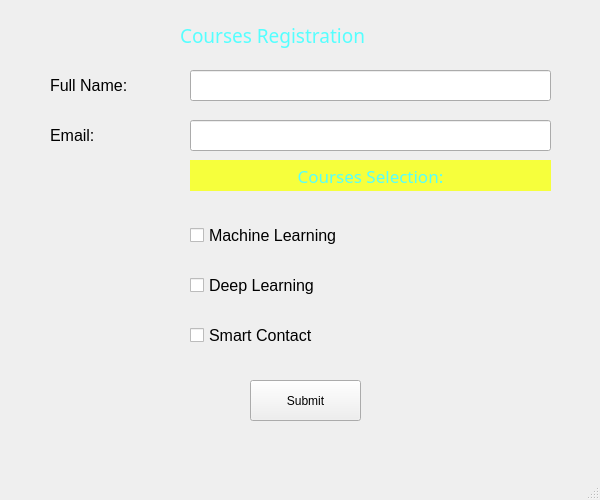
<?xml version="1.0" encoding="UTF-8"?>
<ui version="4.0">
 <class>MainWindow</class>
 <widget class="QMainWindow" name="MainWindow">
  <property name="geometry">
   <rect>
    <x>0</x>
    <y>0</y>
    <width>600</width>
    <height>500</height>
   </rect>
  </property>
  <property name="windowTitle">
   <string>MainWindow</string>
  </property>
  <widget class="QWidget" name="centralwidget">
   <widget class="QLabel" name="label">
    <property name="geometry">
     <rect>
      <x>180</x>
      <y>20</y>
      <width>251</width>
      <height>31</height>
     </rect>
    </property>
    <property name="font">
     <font>
      <family>Poppins Light</family>
      <pointsize>14</pointsize>
      <weight>3</weight>
      <italic>false</italic>
      <bold>false</bold>
     </font>
    </property>
    <property name="styleSheet">
     <string notr="true">color: rgb(85, 255, 255);
font: 25 14pt &quot;Poppins Light&quot;;</string>
    </property>
    <property name="text">
     <string>Courses Registration</string>
    </property>
   </widget>
   <widget class="QLabel" name="label_name">
    <property name="geometry">
     <rect>
      <x>50</x>
      <y>70</y>
      <width>111</width>
      <height>31</height>
     </rect>
    </property>
    <property name="font">
     <font>
      <pointsize>12</pointsize>
     </font>
    </property>
    <property name="text">
     <string>Full Name:</string>
    </property>
   </widget>
   <widget class="QLabel" name="label_email">
    <property name="geometry">
     <rect>
      <x>50</x>
      <y>120</y>
      <width>111</width>
      <height>31</height>
     </rect>
    </property>
    <property name="font">
     <font>
      <pointsize>12</pointsize>
     </font>
    </property>
    <property name="text">
     <string>Email:</string>
    </property>
   </widget>
   <widget class="QLineEdit" name="lineEdit_name">
    <property name="geometry">
     <rect>
      <x>190</x>
      <y>70</y>
      <width>361</width>
      <height>31</height>
     </rect>
    </property>
   </widget>
   <widget class="QLineEdit" name="lineEdit_email">
    <property name="geometry">
     <rect>
      <x>190</x>
      <y>120</y>
      <width>361</width>
      <height>31</height>
     </rect>
    </property>
   </widget>
   <widget class="QLabel" name="label_4">
    <property name="geometry">
     <rect>
      <x>190</x>
      <y>160</y>
      <width>361</width>
      <height>31</height>
     </rect>
    </property>
    <property name="font">
     <font>
      <family>Poppins Light</family>
      <pointsize>13</pointsize>
      <weight>3</weight>
      <italic>false</italic>
      <bold>false</bold>
     </font>
    </property>
    <property name="styleSheet">
     <string notr="true">color: rgb(85, 255, 255);
font: 25 13pt &quot;Poppins Light&quot;;
background-color: rgb(246, 255, 60);</string>
    </property>
    <property name="text">
     <string>Courses Selection:</string>
    </property>
    <property name="alignment">
     <set>Qt::AlignCenter</set>
    </property>
   </widget>
   <widget class="QCheckBox" name="checkBox_ml">
    <property name="geometry">
     <rect>
      <x>190</x>
      <y>220</y>
      <width>361</width>
      <height>31</height>
     </rect>
    </property>
    <property name="font">
     <font>
      <pointsize>12</pointsize>
     </font>
    </property>
    <property name="text">
     <string>Machine Learning</string>
    </property>
   </widget>
   <widget class="QCheckBox" name="checkBox_dl">
    <property name="geometry">
     <rect>
      <x>190</x>
      <y>270</y>
      <width>361</width>
      <height>31</height>
     </rect>
    </property>
    <property name="font">
     <font>
      <pointsize>12</pointsize>
     </font>
    </property>
    <property name="text">
     <string>Deep Learning</string>
    </property>
   </widget>
   <widget class="QCheckBox" name="checkBox_sc">
    <property name="geometry">
     <rect>
      <x>190</x>
      <y>320</y>
      <width>361</width>
      <height>31</height>
     </rect>
    </property>
    <property name="font">
     <font>
      <pointsize>12</pointsize>
     </font>
    </property>
    <property name="text">
     <string>Smart Contact</string>
    </property>
   </widget>
   <widget class="QPushButton" name="pushButton">
    <property name="geometry">
     <rect>
      <x>250</x>
      <y>380</y>
      <width>111</width>
      <height>41</height>
     </rect>
    </property>
    <property name="text">
     <string>Submit</string>
    </property>
   </widget>
  </widget>
  <widget class="QMenuBar" name="menubar">
   <property name="geometry">
    <rect>
     <x>0</x>
     <y>0</y>
     <width>600</width>
     <height>26</height>
    </rect>
   </property>
  </widget>
  <widget class="QStatusBar" name="statusbar"/>
 </widget>
 <resources/>
 <connections/>
</ui>
